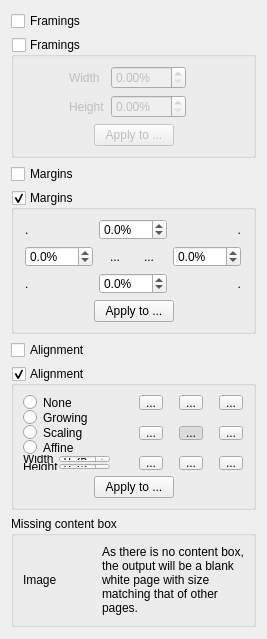
<?xml version="1.0" encoding="UTF-8"?>
<ui version="4.0">
 <class>PageLayoutOptionsWidget</class>
 <widget class="QWidget" name="PageLayoutOptionsWidget">
  <property name="geometry">
   <rect>
    <x>0</x>
    <y>0</y>
    <width>267</width>
    <height>639</height>
   </rect>
  </property>
  <property name="windowTitle">
   <string>Form</string>
  </property>
  <layout class="QVBoxLayout" name="PageLayoutVerticalLayout">
   <item>
    <widget class="QCheckBox" name="framingsGroupEmpty">
     <property name="text">
      <string>Framings</string>
     </property>
     <property name="checkable">
      <bool>true</bool>
     </property>
     <property name="visible">
      <bool>true</bool>
     </property>
    </widget>
   </item>
   <item>
    <widget class="QGroupBox" name="framingsGroup">
     <property name="title">
      <string>Framings</string>
     </property>
     <property name="flat">
      <bool>false</bool>
     </property>
     <property name="checkable">
      <bool>true</bool>
     </property>
     <property name="visible">
      <bool>false</bool>
     </property>
     <property name="checked">
      <bool>false</bool>
     </property>
     <layout class="QVBoxLayout" name="framingsVerticalLayout">
      <item>
       <layout class="QHBoxLayout" name="framingsHorizontalLayout_2">
        <item>
         <spacer name="framingsHorizontalSpacer_1">
          <property name="orientation">
           <enum>Qt::Horizontal</enum>
          </property>
          <property name="sizeHint" stdset="0">
           <size>
            <width>1</width>
            <height>1</height>
           </size>
          </property>
         </spacer>
        </item>
        <item>
         <layout class="QGridLayout" name="framingsGridLayout">
          <item row="0" column="0">
           <widget class="QLabel" name="labelExtraW">
            <property name="text">
             <string>Width</string>
            </property>
           </widget>
          </item>
          <item row="0" column="1">
           <widget class="QDoubleSpinBox" name="extraWMarginSpinBox">
            <property name="suffix">
             <string notr="true">%</string>
            </property>
            <property name="decimals">
             <number>2</number>
            </property>
            <property name="minimum">
             <double>0.0</double>
            </property>
            <property name="maximum">
             <double>999.5</double>
            </property>
            <property name="singleStep">
             <double>0.5</double>
            </property>
           </widget>
          </item>
          <item row="0" column="2">
           <widget class="QLabel" name="labelExtraWout">
            <property name="text">
             <string></string>
            </property>
           </widget>
          </item>
          <item row="1" column="0">
           <widget class="QLabel" name="labelExtraH">
            <property name="text">
             <string>Height</string>
            </property>
           </widget>
          </item>
          <item row="1" column="1">
           <widget class="QDoubleSpinBox" name="extraHMarginSpinBox">
            <property name="suffix">
             <string notr="true">%</string>
            </property>
            <property name="decimals">
             <number>2</number>
            </property>
            <property name="minimum">
             <double>0.0</double>
            </property>
            <property name="maximum">
             <double>999.5</double>
            </property>
            <property name="singleStep">
             <double>0.5</double>
            </property>
           </widget>
          </item>
          <item row="1" column="2">
           <widget class="QLabel" name="labelExtraHout">
            <property name="text">
             <string></string>
            </property>
           </widget>
          </item>
         </layout>
        </item>
        <item>
         <spacer name="framingsHorizontalSpacer">
          <property name="orientation">
           <enum>Qt::Horizontal</enum>
          </property>
          <property name="sizeHint" stdset="0">
           <size>
            <width>1</width>
            <height>1</height>
           </size>
          </property>
         </spacer>
        </item>
       </layout>
      </item>
      <item>
       <layout class="QHBoxLayout" name="framingsHorizontalLayout_5">
        <item>
         <spacer name="framingsHorizontalSpacer_9">
          <property name="orientation">
           <enum>Qt::Horizontal</enum>
          </property>
          <property name="sizeHint" stdset="0">
           <size>
            <width>1</width>
            <height>1</height>
           </size>
          </property>
         </spacer>
        </item>
        <item>
         <widget class="QPushButton" name="applyFramingsBtn">
          <property name="text">
           <string>Apply to ...</string>
          </property>
         </widget>
        </item>
        <item>
         <spacer name="framingsHorizontalSpacer_10">
          <property name="orientation">
           <enum>Qt::Horizontal</enum>
          </property>
          <property name="sizeHint" stdset="0">
           <size>
            <width>1</width>
            <height>1</height>
           </size>
          </property>
         </spacer>
        </item>
       </layout>
      </item>
     </layout>
    </widget>
   </item>
   <item>
    <widget class="QCheckBox" name="marginsGroupEmpty">
     <property name="text">
      <string>Margins</string>
     </property>
     <property name="checkable">
      <bool>true</bool>
     </property>
     <property name="visible">
      <bool>false</bool>
     </property>
    </widget>
   </item>
   <item>
    <widget class="QGroupBox" name="marginsGroup">
     <property name="title">
      <string>Margins</string>
     </property>
     <property name="flat">
      <bool>false</bool>
     </property>
     <property name="checkable">
      <bool>true</bool>
     </property>
     <property name="visible">
      <bool>true</bool>
     </property>
     <property name="checked">
      <bool>true</bool>
     </property>
     <layout class="QVBoxLayout" name="marginsVerticalLayout">
      <item>
       <layout class="QHBoxLayout" name="marginsHorizontalLayout">
        <item>
         <spacer name="marginsHorizontalSpacer">
          <property name="orientation">
           <enum>Qt::Horizontal</enum>
          </property>
          <property name="sizeHint" stdset="0">
           <size>
            <width>1</width>
            <height>1</height>
           </size>
          </property>
         </spacer>
        </item>
        <item>
         <layout class="QGridLayout" name="marginsGridLayout">
          <item row="0" column="0">
           <widget class="QLabel" name="marginsLabelTL">
            <property name="text">
             <string>.</string>
            </property>
            <property name="alignment">
             <set>Qt::AlignLeft|Qt::AlignVCenter</set>
            </property>
           </widget>
          </item>
          <item row="0" column="1">
           <widget class="QDoubleSpinBox" name="topMarginSpinBox">
            <property name="toolTip">
             <string>Top</string>
            </property>
            <property name="suffix">
             <string notr="true">%</string>
            </property>
            <property name="decimals">
             <number>1</number>
            </property>
            <property name="minimum">
             <double>-49.5</double>
            </property>
            <property name="maximum">
             <double>999.5</double>
            </property>
            <property name="singleStep">
             <double>0.5</double>
            </property>
           </widget>
          </item>
          <item row="0" column="2">
           <widget class="QLabel" name="marginsLabelTR">
            <property name="text">
             <string>.</string>
            </property>
            <property name="alignment">
             <set>Qt::AlignRight|Qt::AlignVCenter</set>
            </property>
           </widget>
          </item>
          <item row="1" column="0">
           <widget class="QDoubleSpinBox" name="leftMarginSpinBox">
            <property name="toolTip">
             <string>Left</string>
            </property>
            <property name="suffix">
             <string notr="true">%</string>
            </property>
            <property name="decimals">
             <number>1</number>
            </property>
            <property name="minimum">
             <double>-49.5</double>
            </property>
            <property name="maximum">
             <double>999.5</double>
            </property>
            <property name="singleStep">
             <double>0.5</double>
            </property>
           </widget>
          </item>
          <item row="1" column="1">
           <layout class="QHBoxLayout" name="marginsLinksHorizontalLayout">
            <item>
             <widget class="QToolButton" name="leftRightLink">
              <property name="text">
               <string>...</string>
              </property>
              <property name="icon">
               <iconset resource="../../../resources/resources.qrc">
                <normaloff>:/icons/stock-hchain-broken-24.png</normaloff>
                <normalon>:/icons/stock-hchain-24.png</normalon>:/icons/stock-hchain-broken-24.png</iconset>
              </property>
              <property name="iconSize">
               <size>
                <width>24</width>
                <height>9</height>
               </size>
              </property>
              <property name="checked">
               <bool>false</bool>
              </property>
              <property name="autoRaise">
               <bool>true</bool>
              </property>
             </widget>
            </item>
            <item>
             <widget class="QToolButton" name="topBottomLink">
              <property name="text">
               <string>...</string>
              </property>
              <property name="icon">
               <iconset resource="../../../resources/resources.qrc">
                <normaloff>:/icons/stock-vchain-broken-24.png</normaloff>
                <normalon>:/icons/stock-vchain-24.png</normalon>:/icons/stock-vchain-broken-24.png</iconset>
              </property>
              <property name="iconSize">
               <size>
                <width>9</width>
                <height>24</height>
               </size>
              </property>
              <property name="autoRaise">
               <bool>true</bool>
              </property>
             </widget>
            </item>
           </layout>
          </item>
          <item row="1" column="2">
           <widget class="QDoubleSpinBox" name="rightMarginSpinBox">
            <property name="toolTip">
             <string>Right</string>
            </property>
            <property name="suffix">
             <string notr="true">%</string>
            </property>
            <property name="decimals">
             <number>1</number>
            </property>
            <property name="minimum">
             <double>-49.5</double>
            </property>
            <property name="maximum">
             <double>999.5</double>
            </property>
            <property name="singleStep">
             <double>0.5</double>
            </property>
           </widget>
          </item>
          <item row="2" column="0">
           <widget class="QLabel" name="marginsLabelBL">
            <property name="text">
             <string>.</string>
            </property>
            <property name="alignment">
             <set>Qt::AlignLeft|Qt::AlignVCenter</set>
            </property>
           </widget>
          </item>
          <item row="2" column="1">
           <widget class="QDoubleSpinBox" name="bottomMarginSpinBox">
            <property name="toolTip">
             <string>Bottom</string>
            </property>
            <property name="suffix">
             <string notr="true">%</string>
            </property>
            <property name="decimals">
             <number>1</number>
            </property>
            <property name="minimum">
             <double>-49.5</double>
            </property>
            <property name="maximum">
             <double>999.5</double>
            </property>
            <property name="singleStep">
             <double>0.5</double>
            </property>
           </widget>
          </item>
          <item row="2" column="2">
           <widget class="QLabel" name="marginsLabelBR">
            <property name="text">
             <string>.</string>
            </property>
            <property name="alignment">
             <set>Qt::AlignRight|Qt::AlignVCenter</set>
            </property>
           </widget>
          </item>
         </layout>
        </item>
        <item>
         <spacer name="marginsHorizontalSpacerEnd">
          <property name="orientation">
           <enum>Qt::Horizontal</enum>
          </property>
          <property name="sizeHint" stdset="0">
           <size>
            <width>1</width>
            <height>1</height>
           </size>
          </property>
         </spacer>
        </item>
        <item>
         <spacer name="horizontalSpacer">
          <property name="orientation">
           <enum>Qt::Horizontal</enum>
          </property>
          <property name="sizeHint" stdset="0">
           <size>
            <width>1</width>
            <height>1</height>
           </size>
          </property>
         </spacer>
        </item>
       </layout>
      </item>
      <item>
       <layout class="QHBoxLayout" name="marginsApplyHorizontalLayout">
        <item>
         <spacer name="marginsApplyHorizontalSpacer">
          <property name="orientation">
           <enum>Qt::Horizontal</enum>
          </property>
          <property name="sizeHint" stdset="0">
           <size>
            <width>1</width>
            <height>1</height>
           </size>
          </property>
         </spacer>
        </item>
        <item>
         <widget class="QPushButton" name="applyMarginsBtn">
          <property name="text">
           <string>Apply to ...</string>
          </property>
         </widget>
        </item>
        <item>
         <spacer name="marginsApplyHorizontalSpacerEnd">
          <property name="orientation">
           <enum>Qt::Horizontal</enum>
          </property>
          <property name="sizeHint" stdset="0">
           <size>
            <width>1</width>
            <height>1</height>
           </size>
          </property>
         </spacer>
        </item>
       </layout>
      </item>
     </layout>
    </widget>
   </item>
   <item>
    <widget class="QCheckBox" name="alignmentGroupEmpty">
     <property name="text">
      <string>Alignment</string>
     </property>
     <property name="checkable">
      <bool>true</bool>
     </property>
     <property name="visible">
      <bool>false</bool>
     </property>
    </widget>
   </item>
   <item>
    <widget class="QGroupBox" name="alignmentGroup">
     <property name="title">
      <string>Alignment</string>
     </property>
     <property name="flat">
      <bool>false</bool>
     </property>
     <property name="checkable">
      <bool>true</bool>
     </property>
     <property name="visible">
      <bool>true</bool>
     </property>
     <property name="checked">
      <bool>true</bool>
     </property>
     <layout class="QVBoxLayout" name="alignmentGroupVerticalLayout">
      <item>
       <layout class="QHBoxLayout" name="alignmentGroupHorizontalLayout">
        <item>
         <layout class="QHBoxLayout" name="matchSizeHorizontalLayout">
          <property name="spacing">
           <number>0</number>
          </property>
          <item>
           <layout class="QVBoxLayout" name="matchSizeVerticalLayout">
            <item>
             <widget class="QRadioButton" name="matchSizeDisabledRb">
              <property name="text">
               <string>None</string>
              </property>
              <property name="toolTip">
               <string>Don't match size</string>
              </property>
              <attribute name="buttonGroup">
               <string notr="true">matchSizeButtonGroup</string>
              </attribute>
             </widget>
            </item>
            <item>
             <widget class="QRadioButton" name="matchSizeMarginsRb">
              <property name="text">
               <string>Growing</string>
              </property>
              <property name="toolTip">
               <string>Match size by growing margins</string>
              </property>
              <attribute name="buttonGroup">
               <string notr="true">matchSizeButtonGroup</string>
              </attribute>
             </widget>
            </item>
            <item>
             <widget class="QRadioButton" name="matchSizeScaleRb">
              <property name="text">
               <string>Scaling</string>
              </property>
              <property name="toolTip">
               <string>Match size by scaling</string>
              </property>
              <attribute name="buttonGroup">
               <string notr="true">matchSizeButtonGroup</string>
              </attribute>
             </widget>
            </item>
            <item>
             <widget class="QRadioButton" name="matchSizeAffineRb">
              <property name="text">
               <string>Affine</string>
              </property>
              <property name="toolTip">
               <string>Match size by affine scaling</string>
              </property>
              <attribute name="buttonGroup">
               <string notr="true">matchSizeButtonGroup</string>
              </attribute>
             </widget>
            </item>
            <item>
             <layout class="QGridLayout" name="sizeSubGridLayout">
              <property name="spacing">
               <number>0</number>
              </property>
              <item row="0" column="0">
               <widget class="QLabel" name="sizeSubWidthLabel">
                <property name="text">
                 <string>Width</string>
                </property>
                <property name="toolTip">
                 <string>Sub scaling Width.</string>
                </property>
               </widget>
              </item>
              <item row="0" column="1">
               <widget class="QDoubleSpinBox" name="subScaleFactorWidth">
                <property name="toolTip">
                 <string>Value is 0.25 .. 2.00.</string>
                </property>
                <property name="decimals">
                 <double>4</double>
                </property>
                <property name="minimum">
                 <double>0.25</double>
                </property>
                <property name="maximum">
                 <double>2.00</double>
                </property>
                <property name="singleStep">
                 <double>0.001</double>
                </property>
               </widget>
              </item>
              <item row="1" column="0">
               <widget class="QLabel" name="sizeSubHeightLabel">
                <property name="text">
                 <string>Height</string>
                </property>
                <property name="toolTip">
                 <string>Sub scaling Height.</string>
                </property>
               </widget>
              </item>
              <item row="1" column="1">
               <widget class="QDoubleSpinBox" name="subScaleFactorHeight">
                <property name="toolTip">
                 <string>Value is 0.25 .. 2.00.</string>
                </property>
                <property name="decimals">
                 <double>4</double>
                </property>
                <property name="minimum">
                 <double>0.25</double>
                </property>
                <property name="maximum">
                 <double>2.00</double>
                </property>
                <property name="singleStep">
                 <double>0.001</double>
                </property>
               </widget>
              </item>
             </layout>
            </item>
           </layout>
          </item>
          <item>
           <spacer name="horizontalSpacer_8">
            <property name="orientation">
             <enum>Qt::Horizontal</enum>
            </property>
            <property name="sizeHint" stdset="0">
             <size>
              <width>0</width>
              <height>0</height>
             </size>
            </property>
           </spacer>
          </item>
         </layout>
        </item>
        <item>
         <layout class="QHBoxLayout" name="alignHorizontalLayout">
          <item>
           <spacer name="horizontalSpacer_6">
            <property name="orientation">
             <enum>Qt::Horizontal</enum>
            </property>
            <property name="sizeHint" stdset="0">
             <size>
              <width>1</width>
              <height>1</height>
             </size>
            </property>
           </spacer>
          </item>
          <item>
           <layout class="QGridLayout" name="alignGridLayout">
            <property name="spacing">
             <number>16</number>
            </property>
            <item row="0" column="0">
             <widget class="QToolButton" name="alignTopLeftBtn">
              <property name="text">
               <string>...</string>
              </property>
              <property name="icon">
               <iconset resource="../../../resources/resources.qrc">
                <normaloff>:/icons/stock-gravity-north-west-24.png</normaloff>:/icons/stock-gravity-north-west-24.png</iconset>
              </property>
              <property name="iconSize">
               <size>
                <width>24</width>
                <height>24</height>
               </size>
              </property>
              <property name="checkable">
               <bool>true</bool>
              </property>
              <property name="autoExclusive">
               <bool>true</bool>
              </property>
              <attribute name="buttonGroup">
               <string notr="true">alignmentButtonGroup</string>
              </attribute>
             </widget>
            </item>
            <item row="0" column="1">
             <widget class="QToolButton" name="alignTopBtn">
              <property name="text">
               <string>...</string>
              </property>
              <property name="icon">
               <iconset resource="../../../resources/resources.qrc">
                <normaloff>:/icons/stock-gravity-north-24.png</normaloff>:/icons/stock-gravity-north-24.png</iconset>
              </property>
              <property name="iconSize">
               <size>
                <width>24</width>
                <height>24</height>
               </size>
              </property>
              <property name="checkable">
               <bool>true</bool>
              </property>
              <property name="autoExclusive">
               <bool>true</bool>
              </property>
              <attribute name="buttonGroup">
               <string notr="true">alignmentButtonGroup</string>
              </attribute>
             </widget>
            </item>
            <item row="0" column="2">
             <widget class="QToolButton" name="alignTopRightBtn">
              <property name="text">
               <string>...</string>
              </property>
              <property name="icon">
               <iconset resource="../../../resources/resources.qrc">
                <normaloff>:/icons/stock-gravity-north-east-24.png</normaloff>:/icons/stock-gravity-north-east-24.png</iconset>
              </property>
              <property name="iconSize">
               <size>
                <width>24</width>
                <height>24</height>
               </size>
              </property>
              <property name="checkable">
               <bool>true</bool>
              </property>
              <property name="autoExclusive">
               <bool>true</bool>
              </property>
              <attribute name="buttonGroup">
               <string notr="true">alignmentButtonGroup</string>
              </attribute>
             </widget>
            </item>
            <item row="1" column="0">
             <widget class="QToolButton" name="alignLeftBtn">
              <property name="text">
               <string>...</string>
              </property>
              <property name="icon">
               <iconset resource="../../../resources/resources.qrc">
                <normaloff>:/icons/stock-gravity-west-24.png</normaloff>:/icons/stock-gravity-west-24.png</iconset>
              </property>
              <property name="iconSize">
               <size>
                <width>24</width>
                <height>24</height>
               </size>
              </property>
              <property name="checkable">
               <bool>true</bool>
              </property>
              <property name="autoExclusive">
               <bool>true</bool>
              </property>
              <attribute name="buttonGroup">
               <string notr="true">alignmentButtonGroup</string>
              </attribute>
             </widget>
            </item>
            <item row="1" column="1">
             <widget class="QToolButton" name="alignCenterBtn">
              <property name="text">
               <string>...</string>
              </property>
              <property name="icon">
               <iconset resource="../../../resources/resources.qrc">
                <normaloff>:/icons/stock-center-24.png</normaloff>:/icons/stock-center-24.png</iconset>
              </property>
              <property name="iconSize">
               <size>
                <width>24</width>
                <height>24</height>
               </size>
              </property>
              <property name="checkable">
               <bool>true</bool>
              </property>
              <property name="checked">
               <bool>true</bool>
              </property>
              <property name="autoExclusive">
               <bool>true</bool>
              </property>
              <attribute name="buttonGroup">
               <string notr="true">alignmentButtonGroup</string>
              </attribute>
             </widget>
            </item>
            <item row="1" column="2">
             <widget class="QToolButton" name="alignRightBtn">
              <property name="text">
               <string>...</string>
              </property>
              <property name="icon">
               <iconset resource="../../../resources/resources.qrc">
                <normaloff>:/icons/stock-gravity-east-24.png</normaloff>:/icons/stock-gravity-east-24.png</iconset>
              </property>
              <property name="iconSize">
               <size>
                <width>24</width>
                <height>24</height>
               </size>
              </property>
              <property name="checkable">
               <bool>true</bool>
              </property>
              <property name="autoExclusive">
               <bool>true</bool>
              </property>
              <attribute name="buttonGroup">
               <string notr="true">alignmentButtonGroup</string>
              </attribute>
             </widget>
            </item>
            <item row="2" column="0">
             <widget class="QToolButton" name="alignBottomLeftBtn">
              <property name="text">
               <string>...</string>
              </property>
              <property name="icon">
               <iconset resource="../../../resources/resources.qrc">
                <normaloff>:/icons/stock-gravity-south-west-24.png</normaloff>:/icons/stock-gravity-south-west-24.png</iconset>
              </property>
              <property name="iconSize">
               <size>
                <width>24</width>
                <height>24</height>
               </size>
              </property>
              <property name="checkable">
               <bool>true</bool>
              </property>
              <property name="autoExclusive">
               <bool>true</bool>
              </property>
              <attribute name="buttonGroup">
               <string notr="true">alignmentButtonGroup</string>
              </attribute>
             </widget>
            </item>
            <item row="2" column="1">
             <widget class="QToolButton" name="alignBottomBtn">
              <property name="text">
               <string>...</string>
              </property>
              <property name="icon">
               <iconset resource="../../../resources/resources.qrc">
                <normaloff>:/icons/stock-gravity-south-24.png</normaloff>:/icons/stock-gravity-south-24.png</iconset>
              </property>
              <property name="iconSize">
               <size>
                <width>24</width>
                <height>24</height>
               </size>
              </property>
              <property name="checkable">
               <bool>true</bool>
              </property>
              <property name="autoExclusive">
               <bool>true</bool>
              </property>
              <attribute name="buttonGroup">
               <string notr="true">alignmentButtonGroup</string>
              </attribute>
             </widget>
            </item>
            <item row="2" column="2">
             <widget class="QToolButton" name="alignBottomRightBtn">
              <property name="text">
               <string>...</string>
              </property>
              <property name="icon">
               <iconset resource="../../../resources/resources.qrc">
                <normaloff>:/icons/stock-gravity-south-east-24.png</normaloff>:/icons/stock-gravity-south-east-24.png</iconset>
              </property>
              <property name="iconSize">
               <size>
                <width>24</width>
                <height>24</height>
               </size>
              </property>
              <property name="checkable">
               <bool>true</bool>
              </property>
              <property name="autoExclusive">
               <bool>true</bool>
              </property>
              <attribute name="buttonGroup">
               <string notr="true">alignmentButtonGroup</string>
              </attribute>
             </widget>
            </item>
           </layout>
          </item>
          <item>
           <spacer name="horizontalSpacer_5">
            <property name="orientation">
             <enum>Qt::Horizontal</enum>
            </property>
            <property name="sizeHint" stdset="0">
             <size>
              <width>1</width>
              <height>1</height>
             </size>
            </property>
           </spacer>
          </item>
         </layout>
        </item>
       </layout>
      </item>
      <item>
       <layout class="QHBoxLayout" name="applyAlignmentHorizontalLayout">
        <item>
         <spacer name="applyAlignmentHorizontalSpacer">
          <property name="orientation">
           <enum>Qt::Horizontal</enum>
          </property>
          <property name="sizeHint" stdset="0">
           <size>
            <width>1</width>
            <height>1</height>
           </size>
          </property>
         </spacer>
        </item>
        <item>
         <widget class="QPushButton" name="applyAlignmentBtn">
          <property name="text">
           <string>Apply to ...</string>
          </property>
         </widget>
        </item>
        <item>
         <spacer name="horizontalSpacer_12">
          <property name="orientation">
           <enum>Qt::Horizontal</enum>
          </property>
          <property name="sizeHint" stdset="0">
           <size>
            <width>1</width>
            <height>1</height>
           </size>
          </property>
         </spacer>
        </item>
       </layout>
      </item>
     </layout>
    </widget>
   </item>
   <item>
    <widget class="QGroupBox" name="missingContentBoxGroup">
     <property name="title">
      <string>Missing content box</string>
     </property>
     <layout class="QHBoxLayout" name="horizontalLayout">
      <item>
       <widget class="QLabel" name="warningIconLabel">
        <property name="text">
         <string notr="true">Image</string>
        </property>
       </widget>
      </item>
      <item>
       <widget class="QLabel" name="label_5">
        <property name="text">
         <string>As there is no content box, the output will be a blank white page with size matching that of other pages.</string>
        </property>
        <property name="wordWrap">
         <bool>true</bool>
        </property>
        <property name="textInteractionFlags">
         <set>Qt::LinksAccessibleByMouse|Qt::TextSelectableByMouse</set>
        </property>
       </widget>
      </item>
     </layout>
    </widget>
   </item>
   <item>
    <spacer name="verticalSpacer">
     <property name="orientation">
      <enum>Qt::Vertical</enum>
     </property>
     <property name="sizeHint" stdset="0">
      <size>
       <width>1</width>
       <height>1</height>
      </size>
     </property>
    </spacer>
   </item>
  </layout>
 </widget>
 <tabstops>
  <tabstop>topBottomLink</tabstop>
  <tabstop>topMarginSpinBox</tabstop>
  <tabstop>bottomMarginSpinBox</tabstop>
  <tabstop>leftRightLink</tabstop>
  <tabstop>leftMarginSpinBox</tabstop>
  <tabstop>rightMarginSpinBox</tabstop>
  <tabstop>applyMarginsBtn</tabstop>
  <tabstop>alignTopLeftBtn</tabstop>
  <tabstop>alignTopBtn</tabstop>
  <tabstop>alignTopRightBtn</tabstop>
  <tabstop>alignLeftBtn</tabstop>
  <tabstop>alignCenterBtn</tabstop>
  <tabstop>alignRightBtn</tabstop>
  <tabstop>alignBottomLeftBtn</tabstop>
  <tabstop>alignBottomBtn</tabstop>
  <tabstop>alignBottomRightBtn</tabstop>
  <tabstop>applyAlignmentBtn</tabstop>
 </tabstops>
 <resources>
  <include location="../../../resources/resources.qrc"/>
 </resources>
 <connections/>
 <buttongroups>
  <buttongroup name="matchSizeButtonGroup"/>
  <buttongroup name="alignmentButtonGroup"/>
 </buttongroups>
</ui>
